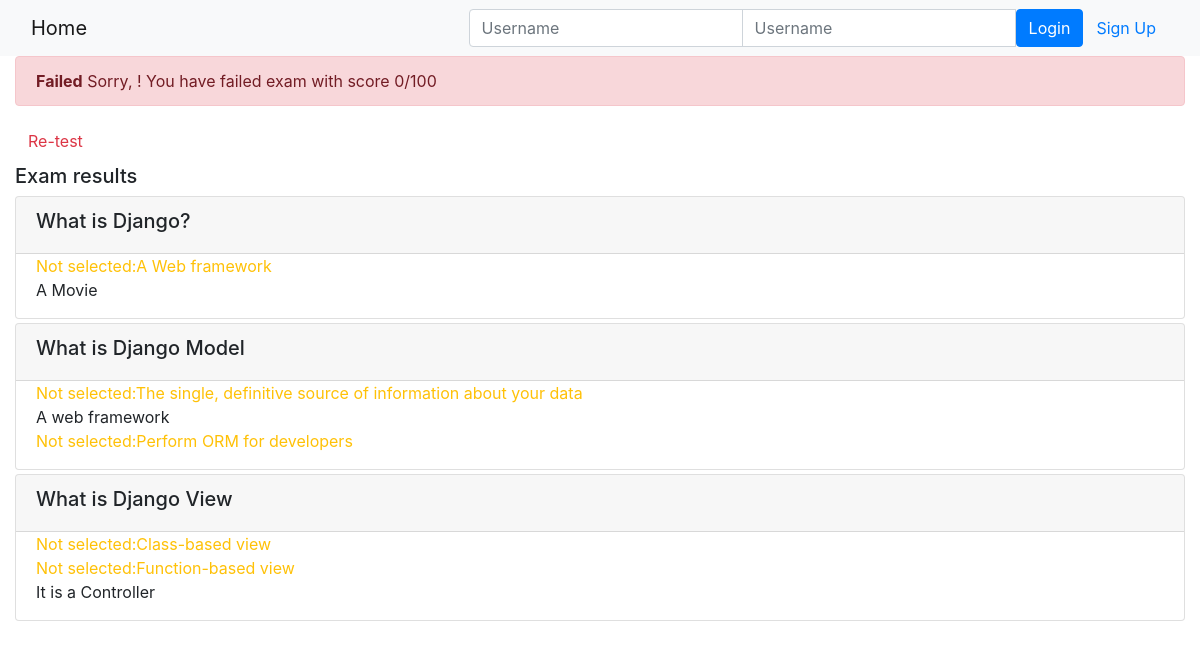
Page /onlinecourse/course/1/submission/1/result/ on the committed database.
### onlinecourse/models.py (models this page shows, shortened)
class Question(models.Model):
    question = models.TextField()
    grade = models.IntegerField(default=0)
    lesson = models.ForeignKey(Lesson, on_delete=models.CASCADE)
    course = models.ForeignKey(Course, on_delete=models.CASCADE)

class Choice(models.Model):
    choice = models.TextField()
    is_correct = models.BooleanField()
    question = models.ForeignKey(Question, on_delete=models.CASCADE)

### onlinecourse/views.py (the view)
# urls.py: path('course/<int:course_id>/submission/<int:submission_id>/result/', views.show_exam_result, name='exam_result'),
def show_exam_result(request, course_id, submission_id):
    context = {}
    course = get_object_or_404(Course, pk=course_id)
    submission = Submission.objects.get(pk=submission_id)
    choices = submission.choices.all()
    selected_ids = choices.values_list("id", flat=True)
    context['selected_ids'] = selected_ids
    context['course'] = course
    score = 0
    question_id = 0
    for choice in choices:
        if choice.question.id != question_id:
            if choice.question.is_get_score(selected_ids):
                score += choice.question.grade
            question_id = choice.question.id
    context['score'] = score
    return render(request, 'onlinecourse/exam_result_bootstrap.html', context)

### onlinecourse/templates/onlinecourse/exam_result_bootstrap.html (shortened to what this page needs)
<!DOCTYPE html>
<html lang="en">
<head>
    {% load static %}
    <link rel="stylesheet" href="https://maxcdn.bootstrapcdn.com/bootstrap/4.5.2/css/bootstrap.min.css">
</head>
<body>
 <nav class="navbar navbar-light bg-light">
    <div class="container-fluid">
        <div class="navbar-header">
              <a class="navbar-brand" href="{% url 'onlinecourse:index' %}">Home</a>
        </div>
        <ul class="nav navbar-nav navbar-right">
            {% if user.is_authenticated %}
            <li>
                <a class="btn btn-link" href="#">{{ user.first_name }}({{ user.username }})</a>
                <a class="btn btn-link" href="{% url 'onlinecourse:logout' %}">Logout</a>
            </li>
            {% else %}
            <li>
                <form class="form-inline" action="{% url 'onlinecourse:login' %}" method="post">
                    <div class="input-group">
                        <input type="text" class="form-control" placeholder="Username" name="username" >
                        <input type="password" class="form-control" placeholder="Username" name="psw" >
                        <button class="btn btn-primary" type="submit">Login</button>
                        <a class="btn btn-link" href="{% url 'onlinecourse:registration' %}">Sign Up</a>
                    </div>
                </form>
            </li>
            {% endif %}
        </ul>
    </div>
</nav>
<div class="container-fluid">
    {% if score > 80 %}
    <div class="alert alert-success">
       <b>Congratulations, {{user.first_name}}!</b> You have passed the exam and completed the course with score {{score}}/100
    </div>
        {% else %}
        <div class="alert alert-danger">
            <b>Failed</b> Sorry, {{user.first_name}}! You have failed exam with score {{score}}/100
        </div>
        <a class="btn btn-link text-danger" href="{% url 'onlinecourse:course_details' course.id %}">Re-test</a>
        {% endif %}
        <div class="card-columns-vertical mt-1">
        <h5 class="">Exam results</h5>
            <div id="exam" class="collapse show">
                <form id="questionform" action="{% url 'onlinecourse:submit' course.id %}" method="post">
                    {% for question in course.question_set.all %}
                    <div class="card mt-1">
                        <div class="card-header"><h5>{{ question.question}}</h5></div>
                        <div class="form-group">
                            {% for choice in question.choice_set.all %}
                            <div class="form-check">
                                {% if choice.is_correct %}
                                {% if choice.id in selected_ids %}
                                <label class="form-check-label text-success">
                                    Correct answer: {{ choice.choice }}
                                </label>
                                {% else %}
                                <label class="form-check-label text-warning">
                                    Not selected:{{ choice.choice }}
                                </label>
                                {% endif %}
                                {% else%}
                                <label class="form-check-label">
                                    {{ choice.choice }}
                                </label>
                                {% endif %}
                            </div>
                            {% endfor %}
                        </div>
                    </div>
                    {% endfor %}
                </form>
            </div>
        </div>
    </div>
</body>
</html>

### rows in the picture
Question: question "What is Django?"
Choice: choice "A Web framework"
Choice: choice "A Movie"
Question: question "What is Django Model"
Choice: choice "The single, definitive source of information about your data"
Choice: choice "A web framework"
Choice: choice "Perform ORM for developers"
Question: question "What is Django View"
Choice: choice "Class-based view"
Choice: choice "Function-based view"
Choice: choice "It is a Controller"

### other values in the picture
{{ score }} "0"
